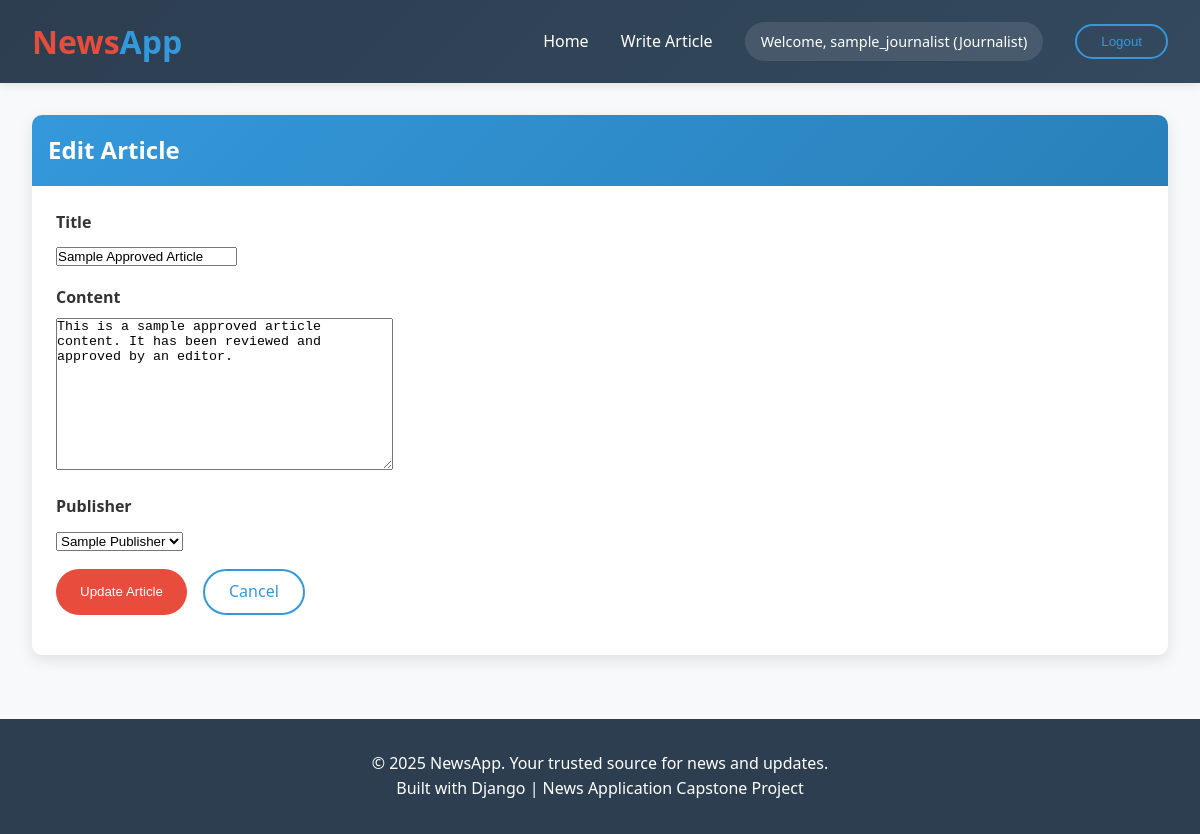
Screenshot of /news/edit-article/1/ (signed in) with the database file from the repository.
### news/models.py (models this page shows, shortened)
class CustomUser(AbstractUser):
    ROLE_CHOICES = [
        ('READER', 'Reader'),
        ('JOURNALIST', 'Journalist'),
        ('EDITOR', 'Editor'),
    ]
    role = models.CharField(max_length=20, choices=ROLE_CHOICES, default='READER')
    subscribed_publishers = models.ManyToManyField(
        'Publisher',
        related_name='subscribers',
        blank=True
    )
    subscribed_journalists = models.ManyToManyField(
        'self',
        symmetrical=False,
        related_name='followers',
        blank=True,
        limit_choices_to={'role': 'JOURNALIST'}
    )
    published_articles = models.ManyToManyField(
        'Article',
        related_name='journalist_articles',
        blank=True
    )
    published_newsletters = models.ManyToManyField(
        'Newsletter',
        related_name='journalist_newsletters',
        blank=True
    )

class Article(models.Model):
    title = models.CharField(
        max_length=200,
        help_text="Article headline"
    )
    content = models.TextField(
        help_text="Main article content"
    )
    created_at = models.DateTimeField(
        auto_now_add=True,
        help_text="When the article was created"
    )
    updated_at = models.DateTimeField(
        auto_now=True,
        help_text="When the article was last modified"
    )
    is_approved = models.BooleanField(
        default=False,
        help_text="Whether this article has been approved by an editor"
    )
    journalist = models.ForeignKey(
        CustomUser,
        on_delete=models.CASCADE,
        limit_choices_to={'role': 'JOURNALIST'},
        help_text="The user who wrote this article"
    )
    publisher = models.ForeignKey(
        Publisher,
        on_delete=models.CASCADE,
        null=True,
        blank=True,
        help_text="Optional publisher this article is associated with"
    )
    class Meta:
        ordering = ['-created_at']  # Newest articles first

### news/views.py (the view)
# urls.py: path('edit-article/<int:article_id>/', views.edit_article, name='edit_article'),
@login_required
@permission_required('news.change_article', raise_exception=True)
def edit_article(request, article_id):
    try:
        article = get_object_or_404(Article, id=article_id)
        if request.user.role == 'JOURNALIST' and article.journalist != request.user:
            messages.error(request, 'You can only edit your own articles.')
            return redirect('dashboard')
        if request.method == 'POST':
            form = ArticleForm(request.POST, instance=article, request=request)
            if form.is_valid():
                form.save()
                messages.success(
                    request,
                    f'Article "{article.title}" updated successfully!'
                )
                return redirect('dashboard')
        else:
            form = ArticleForm(instance=article, request=request)
        return render(
            request,
            'news/edit_article.html',
            {'form': form, 'article': article}
        )
    except Article.DoesNotExist:
        messages.error(request, f'Article with ID {article_id} not found.')
    except Exception as e:
        messages.error(
            request,
            f'Error editing article: {str(e)}. Please try again or contact support.'
        )
    return redirect('dashboard')

### news/forms.py (shortened to what this page needs)
class ArticleForm(forms.ModelForm):
    class Meta:
        model = Article
        fields = ('title', 'content', 'publisher')
        widgets = {
            'content': forms.Textarea(attrs={'rows': 10, 'placeholder': 'Write your article content here...'}),
            'title': forms.TextInput(attrs={'placeholder': 'Enter article title...'}),
        }
    def __init__(self, *args, **kwargs):
        self.request = kwargs.pop('request', None)
        super().__init__(*args, **kwargs)
        self.fields['publisher'].queryset = Publisher.objects.all()
        self.fields['publisher'].required = False

### news/models.py (called while the page is built)
    def __str__(self):
        return self.name

### news/templates/news/edit_article.html (shortened to what this page needs)
{% extends 'news/base.html' %}
{% block content %}
<div class="article-card">
    <div class="article-header">
        <h2>Edit Article</h2>
    </div>
    <div class="article-content">
        <form method="post">
            {% for field in form %}
            <div style="margin-bottom: 1rem;">
                <label style="display: block; font-weight: bold; margin-bottom: 0.5rem;">
                    {{ field.label }}
                </label>
                {{ field }}
            </div>
            {% endfor %}
            <div class="action-buttons">
                <button type="submit" class="btn">Update Article</button>
                <a href="{% url 'dashboard' %}" class="btn btn-outline">Cancel</a>
            </div>
        </form>
    </div>
</div>
{% endblock %}

### news/templates/news/base.html (shortened to what this page needs)
<!DOCTYPE html>
<html lang="en">
<head>
</head>
<body>
    <header class="header">
        <div class="header-container">
            <div class="logo">News<span>App</span></div>
            <nav class="nav-links">
                <a href="{% url 'dashboard' %}">Home</a>
                {% if user.is_authenticated %}
                    {% if user.role == 'JOURNALIST' %}
                        <a href="{% url 'create_article' %}">Write Article</a>
                    {% endif %}
                    <div class="user-info">
                        Welcome, {{ user.username }} ({{ user.get_role_display }})
                    </div>
                    <form method="post" action="{% url 'logout' %}" style="display: inline;">
                        <button type="submit" class="btn btn-outline" style="cursor: pointer;">Logout</button>
                    </form>
                {% else %}
                    <a href="{% url 'login' %}" class="btn">Login</a>
                    <a href="{% url 'register' %}" class="btn btn-outline">Register</a>
                {% endif %}
            </nav>
        </div>
    </header>
    <main class="container">
        {% block content %}
        {% endblock %}
    </main>
    <footer class="footer">
        <p>&copy; 2025 NewsApp. Your trusted source for news and updates.</p>
        <p>Built with Django | News Application Capstone Project</p>
    </footer>
</body>
</html>

### news/templates/news/base.html (style rules this page uses)
* { margin: 0; padding: 0; box-sizing: border-box; }
body { font-family: 'Segoe UI', Tahoma, Geneva, Verdana, sans-serif; line-height: 1.6; color: #333; background: #f8f9fa; }
.header { background: linear-gradient(135deg, #2c3e50, #34495e); color: white; padding: 1rem 0; box-shadow: 0 2px 10px rgba(0,0,0,0.1); }
.header-container { max-width: 1200px; margin: 0 auto; padding: 0 2rem; display: flex; justify-content: space-between; align-items: center; }
.logo { font-size: 2rem; font-weight: bold; color: #e74c3c; }
.logo span { color: #3498db; }
.nav-links { display: flex; gap: 2rem; align-items: center; }
.nav-links a { color: white; text-decoration: none; font-weight: 500; transition: color 0.3s; }
.user-info { background: rgba(255,255,255,0.1); padding: 0.5rem 1rem; border-radius: 20px; font-size: 0.9rem; }
.btn { background: #e74c3c; color: white; padding: 0.5rem 1.5rem; border: none; border-radius: 25px; text-decoration: none; font-weight: 500; transition: all 0.3s; display: inline-block; }
.btn-outline { background: transparent; border: 2px solid #3498db; color: #3498db; }
.container { max-width: 1200px; margin: 2rem auto; padding: 0 2rem; }
.article-card { background: white; border-radius: 10px; overflow: hidden; box-shadow: 0 5px 15px rgba(0,0,0,0.1); transition: transform 0.3s, box-shadow 0.3s; }
.article-header { background: linear-gradient(135deg, #3498db, #2980b9); color: white; padding: 1rem; }
.article-content { padding: 1.5rem; }
.action-buttons { display: flex; gap: 1rem; margin: 1rem 0; }
.footer { background: #2c3e50; color: white; text-align: center; padding: 2rem; margin-top: 4rem; }

### rows the page displays
CustomUser: username "sample_journalist", role "Journalist"
Article: form "Sample Approved Article" "This is a sample approved article content. It has been reviewed and approved by an editor." "Sample Publisher"

### other values shown
{{ field.label }} "Title" "Content" "Publisher"
